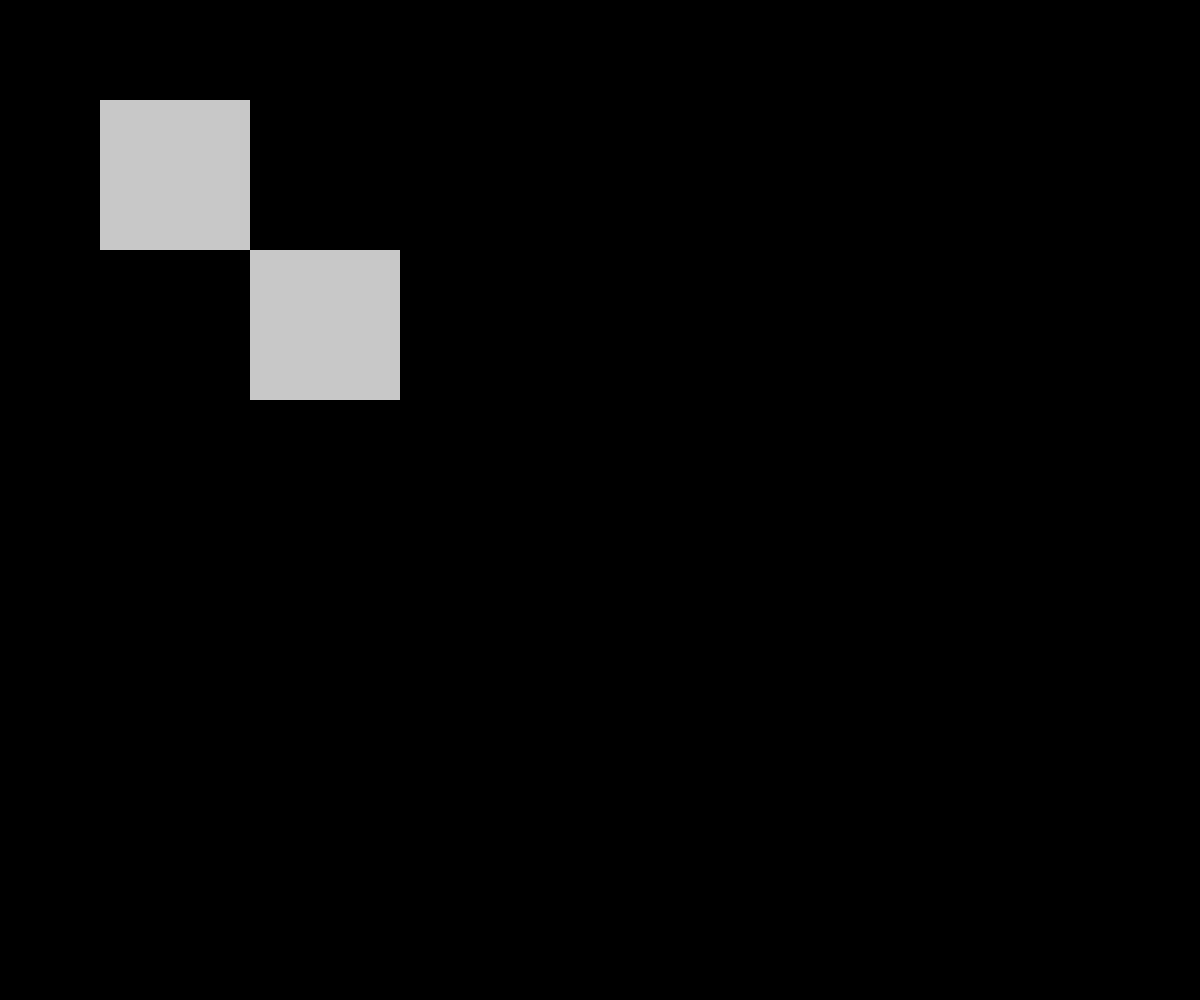
Frame 1 (no input)
Frame 60 (no input): identical to frame 1, image omitted
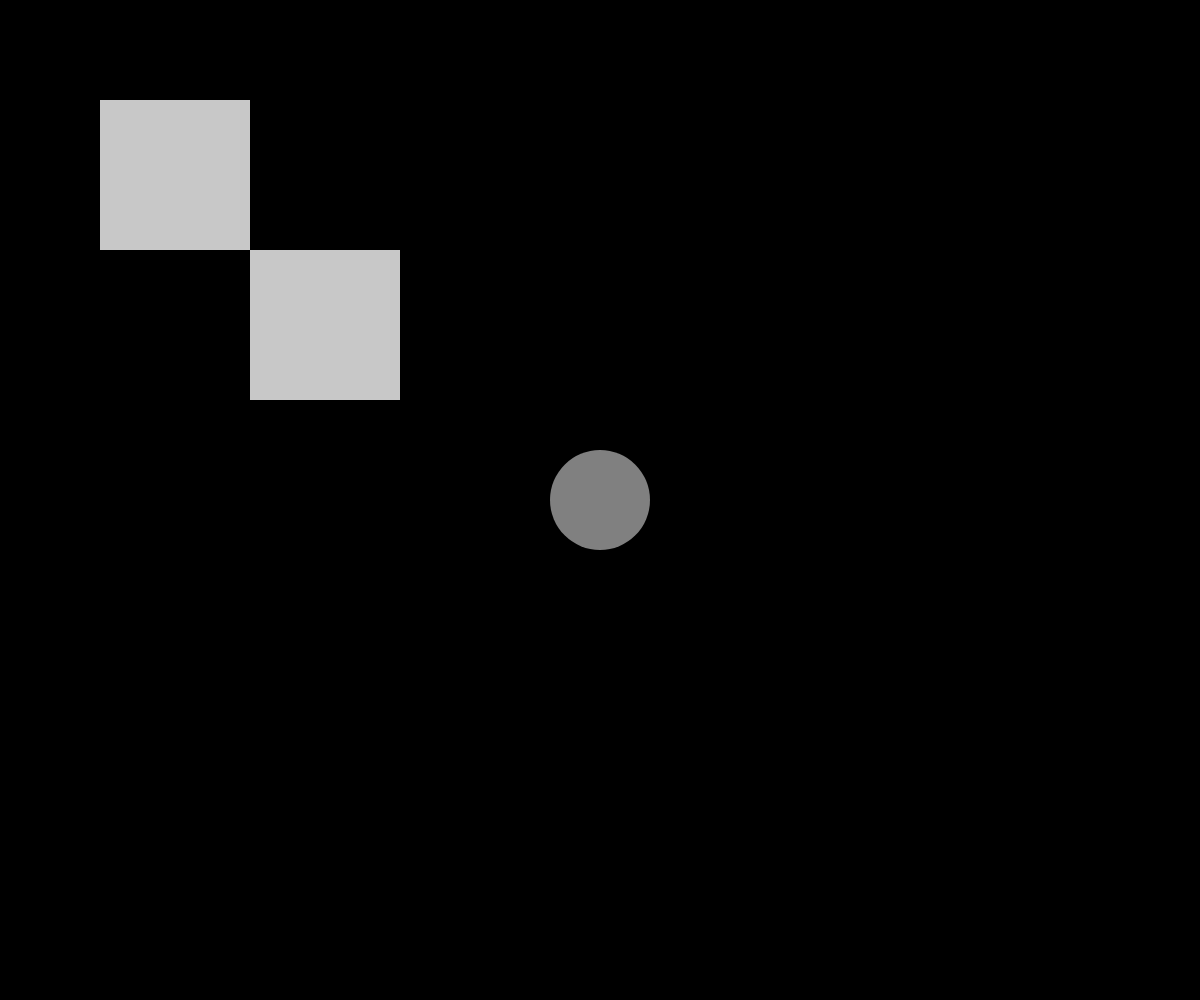
Frame 120 (the mouse pressed at the canvas centre since frame 60)

The p5.js sketch that drew these frames (run headless with seeded random() and noise() and a simulated clock; from frame 60 on, the mouse is pressed at the canvas centre):

// p5.js sketch
// ── sketch.js
 
let x = 200;
let y = 200;
var bgcolor = 0;

function setup() {
  createCanvas(windowWidth, windowHeight);
noStroke();}


function draw() {
  background(bgcolor);
    var grey = map(mouseX,0,width,0,255);
  fill(grey);
  ellipse(mouseX, mouseY, 100, 100);
  strokeWeight(0);
  fill(x);
  rect(100, 100, 150, 150);
strokeWeight(0);
fill(x);
rect(250,250,150,150);
strokeWeight(0);
var d = dist(100,100,mouseX,mouseY);
if (d < 75){
  bgcolor = 255;}
  else { bgcolor = 0;
       
}}


function keyPressed() {
  if (keyCode === LEFT_ARROW) {
    x = (100,100,10,100);} 
  else if (keyCode === RIGHT_ARROW) {
    x = 0;}
  
  
  if (keyIsDown(UP_ARROW)) {
    y -= 5;}

  if (keyIsDown(DOWN_ARROW)) {
    y += 5;}



  
  
  }
